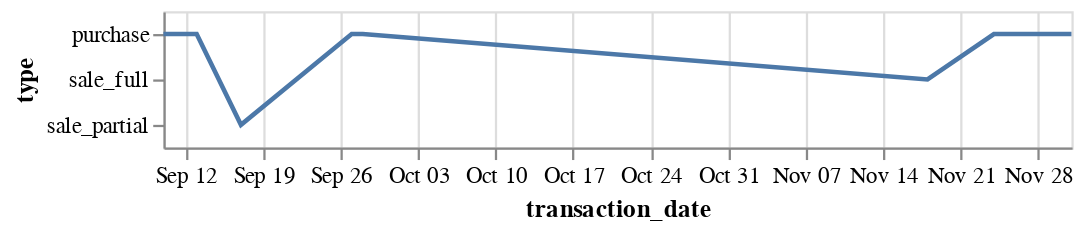

The code cell stored with this chart in its notebook:
### Code cell
alt.Chart(b).mark_line().encode(
    x='transaction_date:T',
    y='type:N'
)

### Figure 1 — Vega-Lite specification as saved in the notebook (floating-point values rounded to 4 significant figures)
{"config": {"view": {"continuousWidth": 400, "continuousHeight": 300}}, "data": {"name": "data-2de83d3e925cfa0163bdf1eabeafe21f"}, "mark": "line", "encoding": {"x": {"field": "transaction_date", "type": "temporal"}, "y": {"field": "type", "type": "nominal"}}, "$schema": "https://vega.github.io/schema/vega-lite/v4.17.0.json", "datasets": {"data-2de83d3e925cfa0163bdf1eabeafe21f": [{"disclosure_date": "10/04/2021", "transaction_date": "2021-09-27", "owner": "joint", "ticker": "BP", "asset_description": "BP plc", "type": "purchase", "amount": "$1,001 - $15,000", "representative": "Hon. Virginia Foxx", "district": "NC05", "ptr_link": "https://disclosures-clerk.house.gov/public_disc/ptr-pdfs/2021/20019557.pdf", "Capital_gains_over_200$": false, "new": 0}, {"disclosure_date": "10/04/2021", "transaction_date": "2021-09-13", "owner": "joint", "ticker": "XOM", "asset_description": "Exxon Mobil Corporation", "type": "purchase", "amount": "$1,001 - $15,000", "representative": "Hon. Virginia Foxx", "district": "NC05", "ptr_link": "https://disclosures-clerk.house.gov/public_disc/ptr-pdfs/2021/20019557.pdf", "Capital_gains_over_200$": false, "new": 0}, {"disclosure_date": "10/04/2021", "transaction_date": "2021-09-10", "owner": "joint", "ticker": "ILPT", "asset_description": "Industrial Logistics Properties Trust - Common Shares of Beneficial Interest", "type": "purchase", "amount": "$15,001 - $50,000", "representative": "Hon. Virginia Foxx", "district": "NC05", "ptr_link": "https://disclosures-clerk.house.gov/public_disc/ptr-pdfs/2021/20019557.pdf", "Capital_gains_over_200$": false, "new": 0}, {"disclosure_date": "10/04/2021", "transaction_date": "2021-09-28", "owner": "joint", "ticker": "PM", "asset_description": "Phillip Morris International Inc", "type": "purchase", "amount": "$15,001 - $50,000", "representative": "Hon. Virginia Foxx", "district": "NC05", "ptr_link": "https://disclosures-clerk.house.gov/public_disc/ptr-pdfs/2021/20019557.pdf", "Capital_gains_over_200$": false, "new": 0}, {"disclosure_date": "10/04/2021", "transaction_date": "2021-09-17", "owner": "self", "ticker": "BLK", "asset_description": "BlackRock Inc", "type": "sale_partial", "amount": "$1,001 - $15,000", "representative": "Hon. Alan S. Lowenthal", "district": "CA47", "ptr_link": "https://disclosures-clerk.house.gov/public_disc/ptr-pdfs/2021/20019570.pdf", "Capital_gains_over_200$": false, "new": 0}, {"disclosure_date": "12/01/2021", "transaction_date": "2021-12-01", "owner": "joint", "ticker": "AXP", "asset_description": "American Express Company", "type": "purchase", "amount": "$1,001 - $15,000", "representative": "Hon. Aston Donald McEachin", "district": "VA04", "ptr_link": "https://disclosures-clerk.house.gov/public_disc/ptr-pdfs/2021/20019930.pdf", "Capital_gains_over_200$": false, "new": 0}, {"disclosure_date": "12/01/2021", "transaction_date": "2021-11-30", "owner": 0, "ticker": "KPLTW", "asset_description": "Katapult Holdings Inc - Warrant", "type": "purchase", "amount": "$1,001 - $15,000", "representative": "Hon. Austin Scott", "district": "GA08", "ptr_link": "https://disclosures-clerk.house.gov/public_disc/ptr-pdfs/2021/20019915.pdf", "Capital_gains_over_200$": false, "new": 0}, {"disclosure_date": "12/01/2021", "transaction_date": "2021-11-18", "owner": 0, "ticker": "AMD", "asset_description": "Advanced Micro Devices Inc", "type": "sale_full", "amount": "$50,001 - $100,000", "representative": "Hon. Thomas Suozzi", "district": "NY03", "ptr_link": "https://disclosures-clerk.house.gov/public_disc/ptr-pdfs/2021/20019917.pdf", "Capital_gains_over_200$": false, "new": 0}, {"disclosure_date": "12/01/2021", "transaction_date": "2021-11-18", "owner": 0, "ticker": "AAPL", "asset_description": "Apple Inc", "type": "sale_full", "amount": "$50,001 - $100,000", "representative": "Hon. Thomas Suozzi", "district": "NY03", "ptr_link": "https://disclosures-clerk.house.gov/public_disc/ptr-pdfs/2021/20019917.pdf", "Capital_gains_over_200$": false, "new": 0}, {"disclosure_date": "12/01/2021", "transaction_date": "2021-11-24", "owner": 0, "ticker": "MSFT", "asset_description": "Microsoft Corporation", "type": "purchase", "amount": "$50,001 - $100,000", "representative": "Hon. Thomas Suozzi", "district": "NY03", "ptr_link": "https://disclosures-clerk.house.gov/public_disc/ptr-pdfs/2021/20019917.pdf", "Capital_gains_over_200$": false, "new": 0}]}}
